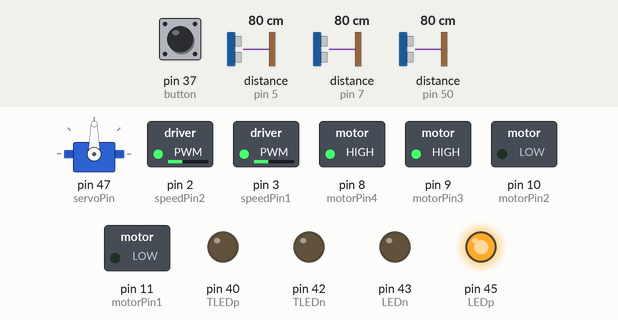
A sketch run on a simulated Arduino Mega 2560, built with avr-gcc and run on an emulated ATmega2560. On the bench: servo, switched loads named in the sketch (green lamp = pin HIGH), output pins drawn as LEDs (lit = HIGH). Wiring (inferred from the names in the program): 3 × ultrasonic range finder: trigger pin 4, echo pin 5 / trigger pin 6, echo pin 7 / trigger pin 52, echo pin 50. Dashed ring = blinking. The test bench sets the inputs (shaded band); at power-on: distance to the obstacle (sensors on pin 5, pin 50, pin 7) 80 cm, pin 37 (button) HIGH. The echo pulse lasts 58.3 µs per cm; pins used as bus, display or sensor lines are not drawn; what the sketch prints to the serial monitor is not drawn.

Above: at 1.2 s.
1.3 s: distance to the obstacle (sensor on pin 5) set to 2 cm
At 4.1 s:
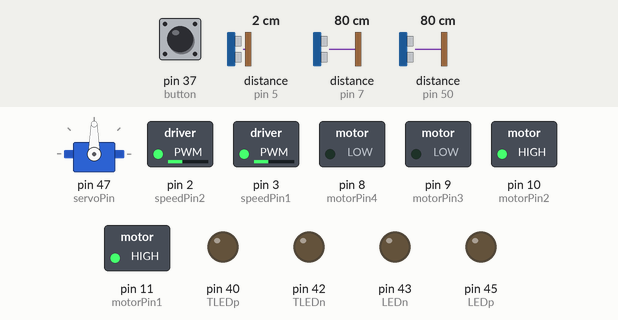
4.3 s: distance to the obstacle (sensor on pin 50) set to 16 cm
7.1 s: distance to the obstacle (sensor on pin 50) set to 11 cm
At 8.3 s:
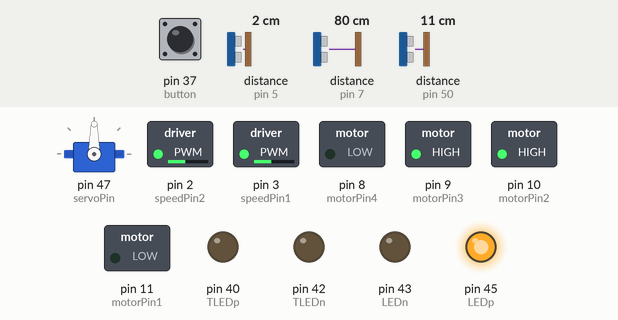
10.1 s: distance to the obstacle (sensor on pin 7) set to 71 cm
At 10.7 s:
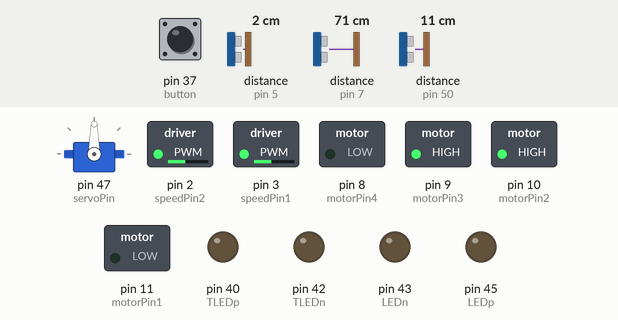
13.1 s: distance to the obstacle (sensor on pin 7) set to 28 cm
16.1 s: distance to the obstacle (sensor on pin 7) set to 24 cm
At 18.1 s:
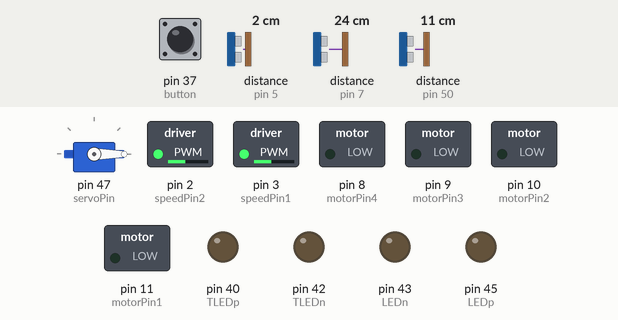
Timing chart, 0 to 22.9 s (numbered marks = the images above; inputs shaded):
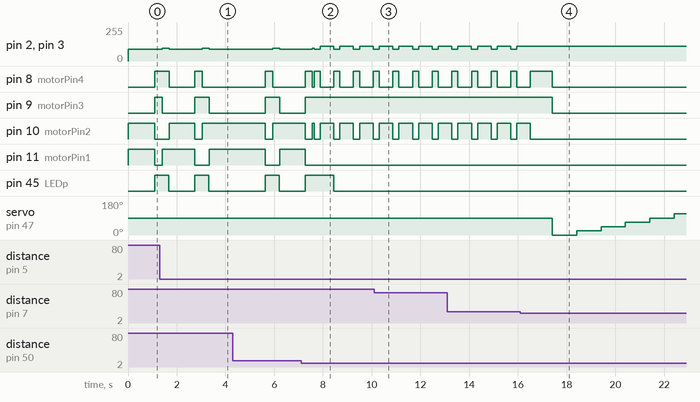

Measured:
- the behaviour switches between 14 and 13 cm on distance to the obstacle (sensor on pin 50) (found by bisection; images 1 and 2)
- the behaviour switches between 75 and 74 cm on distance to the obstacle (sensor on pin 7) (found by bisection; images 2 and 3)
- the behaviour switches between 26 and 25 cm on distance to the obstacle (sensor on pin 7) (found by bisection; images 3 and 4)
- after the input at 7.1 s, pin 9 (motorPin3): goes on until 7.3 s, then stays HIGH; pin 11 (motorPin1): goes on until 7.3 s, then stays LOW
- after the input at 10.1 s, pin 45 (LEDp): stays LOW (without the input it goes to HIGH after 2.4 s)
- after the input at 16.1 s, pin 2 (speedPin2), pin 3 (speedPin1): stops changing and stays 110/255
- by itself, pin 2 (speedPin2), pin 3 (speedPin1): alternates 110/255 for 0.55 s and 90/255 for 0.25 s
- by itself, pin 10 (motorPin2): alternates HIGH for 0.56 s and LOW for 0.25 s

The sketch:

D_B_Telecom_Arduino.ino
```cpp
#include <Wire.h>
#include <Servo.h>
#include <SoftwareSerial.h>
// 定义引脚
Servo myservo;
SoftwareSerial BT(1,0); // 接HC05发送脚与D1接口连接，HC05接收脚与D0接口连接
char val;  // 存储接收的数据
int servoPin = 47;
int motorPin1 = 11;  // IN1连接到Arduino引脚11
int motorPin2 = 10;  // IN2连接到Arduino引脚10
int motorPin3 = 9;  // IN3连接到Arduino引脚9
int motorPin4 = 8;  // IN4连接到Arduino引脚8
const int trigPin0 = 52;
const int echoPin0 = 50;
const int trigPin1 = 4;
const int echoPin1 = 5;
const int trigPin2 = 6;
const int echoPin2 = 7;
const int button=37;
int speedPin1 = 3;
int speedPin2 = 2;
int buttonState=0;
const int S0 = 28;
const int S1 = 30;
const int S2 = 24;
const int S3 = 26;
const int OUT = 32;
const int LEDp=45;
const int LEDn=43;
const int TLEDp=40;
const int TLEDn=42;
int red = 0;
int green = 0;
int blue = 0;
char colour;
int loopTime=0;
float tempdistance0=0.00;
float tempdistance1=0.00;
float tempdistance2=0.00;
void setup() {
  Serial.begin(9600);
  BT.begin(9600);
  myservo.attach(servoPin);
  pinMode(motorPin1, OUTPUT);
  pinMode(motorPin2, OUTPUT);
  pinMode(motorPin3, OUTPUT);
  pinMode(motorPin4, OUTPUT);
  Serial.begin(9600);
  pinMode(trigPin0, OUTPUT);
  pinMode(echoPin0, INPUT);
  pinMode(trigPin1, OUTPUT);
  pinMode(echoPin1, INPUT);
  pinMode(trigPin2, OUTPUT);
  pinMode(echoPin2, INPUT);
  pinMode(speedPin1, OUTPUT);
  pinMode(speedPin2, OUTPUT);
  pinMode(button,INPUT);
  pinMode(S0, OUTPUT);
  pinMode(S1, OUTPUT);
  pinMode(S2, OUTPUT);
  pinMode(S3, OUTPUT);
  pinMode(OUT, INPUT);
  pinMode(LEDp,OUTPUT);
  pinMode(LEDn,OUTPUT);
  pinMode(TLEDp,OUTPUT);
  pinMode(TLEDn,OUTPUT);
   // 配置 TCS3200 工作模式和输出类型
  digitalWrite(S0, HIGH);
  digitalWrite(S1, HIGH);
}

void loop() {
  // put your main  code here, to run repeatedly:
  // 把串口监视器接收到的数据发送给蓝牙模块
   if (Serial.available()) {
          val = Serial.read();
          BT.print(val);
    }
       // 把蓝牙模块接收到的数据发送到串口监视器
   if (BT.available()) {
          val = BT.read();
          Serial.print(val);
   }
  digitalWrite(LEDp,LOW);
  digitalWrite(LEDn,LOW);
  digitalWrite(TLEDp,LOW);
  digitalWrite(TLEDn,LOW);
  float distance0=Distance0();
  float distance1=Distance1();
  float distance2=Distance2();
  if(loopTime<6){
    loopTime++;
    if(loopTime==1){
    tempdistance0=distance0;
    tempdistance1=distance1;
    tempdistance2=distance2;
  }
  }
  buttonState=digitalRead(button);
  if(buttonState==LOW){
  digitalWrite(motorPin1, LOW);
  digitalWrite(motorPin2, LOW);
  digitalWrite(motorPin3, LOW);
  digitalWrite(motorPin4, LOW);
  }
  if(buttonState==HIGH){
  digitalWrite(motorPin1, HIGH);
  digitalWrite(motorPin2, HIGH);
  digitalWrite(motorPin3, LOW);
  digitalWrite(motorPin4, LOW);
  analogWrite(speedPin1, 90);
  analogWrite(speedPin2, 90);
  Serial.println(loopTime);
  Serial.println(distance0);
  Serial.println(distance1);
  Serial.println(distance2);
  if(loopTime==6){
    Serial.println(abs(tempdistance0-distance0));
    Serial.println(abs(tempdistance1-distance1));
    Serial.println(abs(tempdistance2-distance2));
    loopTime=0;
    if(abs(tempdistance0-distance0)<5&&abs(tempdistance1-distance1)<5&&abs(tempdistance2-distance2)<5){
      digitalWrite(LEDp,HIGH);
      digitalWrite(LEDn,LOW);
      digitalWrite(motorPin1, LOW);
      digitalWrite(motorPin2, LOW);
      digitalWrite(motorPin3, HIGH);
      digitalWrite(motorPin4, HIGH);
      analogWrite(speedPin1, 90);
      analogWrite(speedPin2, 90);
      Serial.println("倒退");
      delay(300);
      if(distance1>distance2){
       fixRight();
      }
      if(distance1<distance2){
       fixLeft();
      }
    }
  }
  if(distance0<13){
  if(distance1>25||distance2>25){
  digitalWrite(motorPin1, LOW);
  digitalWrite(motorPin2, LOW);
  digitalWrite(motorPin3, HIGH);
  digitalWrite(motorPin4, HIGH);
  analogWrite(speedPin1, 90);
  analogWrite(speedPin2, 90);
  Serial.println("倒退");
  delay(250);
  if(distance1>distance2){
    turnLeft();
  }
  if(distance1<distance2){
    turnRight();
  }}
  else{
    digitalWrite(motorPin1, LOW);
    digitalWrite(motorPin2, LOW);
    digitalWrite(motorPin3, HIGH);
    digitalWrite(motorPin4, HIGH);
    analogWrite(speedPin1, 110);
    analogWrite(speedPin2, 110);
    delay(900);
    digitalWrite(motorPin1, LOW);
    digitalWrite(motorPin2, LOW);
    digitalWrite(motorPin3, LOW);
    digitalWrite(motorPin4, LOW);
    Serial.println("停");
    //take photo
    myservo.write(0);
    delay(1000);  // 等待1秒
    myservo.write(23);
    delay(1000);
    myservo.write(45);
    delay(1000);  // 等待1秒
    // 将舵机旋转到90度（中间位置）
    myservo.write(67);
    delay(1000);
    myservo.write(90);
    delay(1000);  // 等待1秒
    myservo.write(113);
    delay(1000);
    myservo.write(135);
    delay(1000);  // 等待1秒
    // 将舵机旋转到180度（最大角度）
    myservo.write(157);
    delay(1000);
    myservo.write(180);
    delay(1000);
    myservo.write(0);
   // 等待1秒
    delay(1000);
    if(distance1>distance2){
    digitalWrite(motorPin1, HIGH);
    digitalWrite(motorPin2, LOW);
    digitalWrite(motorPin3, LOW);
    digitalWrite(motorPin4, HIGH);
    analogWrite(speedPin1, 150);
    analogWrite(speedPin2, 150);
    Serial.println("左转");
    delay(650);
  }
  if(distance1<distance2){
    digitalWrite(motorPin1, LOW);
    digitalWrite(motorPin2, HIGH);
    digitalWrite(motorPin3, HIGH);
    digitalWrite(motorPin4, LOW);
    analogWrite(speedPin1, 150);
    analogWrite(speedPin2, 150);
    Serial.println("右转");
    delay(650);
  }}}}
  delay(200);
}

float Distance0(){
  digitalWrite(trigPin0, HIGH);
  delayMicroseconds(10);
  digitalWrite(trigPin0, LOW);
  // 读取Echo引脚的脉冲宽度
  long duration0 = pulseIn(echoPin0, HIGH);
  // 将脉冲宽度转换为距离（单位：厘米）
  float distance0 = duration0 * 0.034 / 2;
  return distance0;
}
float Distance1(){
  digitalWrite(trigPin1, HIGH);
  delayMicroseconds(10);
  digitalWrite(trigPin1, LOW);
  // 读取Echo引脚的脉冲宽度
  long duration1 = pulseIn(echoPin1, HIGH);
  // 将脉冲宽度转换为距离（单位：厘米）
  float distance1 = duration1 * 0.034 / 2;
  return distance1;
}
float Distance2(){
  digitalWrite(trigPin2, HIGH);
  delayMicroseconds(10);
  digitalWrite(trigPin2, LOW);
  // 读取Echo引脚的脉冲宽度
  long duration2 = pulseIn(echoPin2, HIGH);
  // 将脉冲宽度转换为距离（单位：厘米）
  float distance2 = duration2 * 0.034 / 2;
  return distance2;
}
void turnLeft(){
  digitalWrite(motorPin1, HIGH);
  digitalWrite(motorPin2, LOW);
  digitalWrite(motorPin3, LOW);
  digitalWrite(motorPin4, HIGH);
  analogWrite(speedPin1, 110);
  analogWrite(speedPin2, 110);
  Serial.println("左转");
  delay(350);
}
void turnRight(){
  digitalWrite(motorPin1, LOW);
  digitalWrite(motorPin2, HIGH);
  digitalWrite(motorPin3, HIGH);
  digitalWrite(motorPin4, LOW);
  analogWrite(speedPin1, 110);
  analogWrite(speedPin2, 110);
  Serial.println("右转");
  delay(350);
}
void fixLeft(){
  digitalWrite(motorPin1, LOW);
  digitalWrite(motorPin2, HIGH);
  digitalWrite(motorPin3, HIGH);
  digitalWrite(motorPin4, LOW);
  analogWrite(speedPin1, 95);
  analogWrite(speedPin2, 95);
  Serial.println("左边过窄，修正");
  delay(70);
}
void fixRight(){
  digitalWrite(motorPin1, HIGH);
  digitalWrite(motorPin2, LOW);
  digitalWrite(motorPin3, LOW);
  digitalWrite(motorPin4, HIGH);
  analogWrite(speedPin1, 95);
  analogWrite(speedPin2, 95);
  Serial.println("右边过窄，修正");
  delay(70);
}
```
